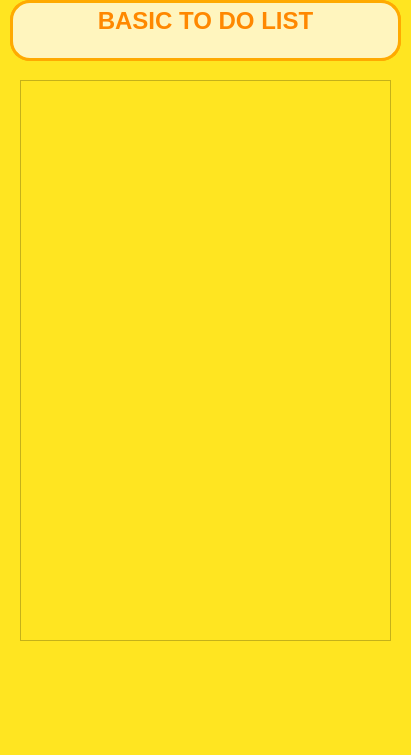
<?xml version="1.0" encoding="UTF-8"?>
<ui version="4.0">
 <class>MainWindow</class>
 <widget class="QMainWindow" name="MainWindow">
  <property name="geometry">
   <rect>
    <x>0</x>
    <y>0</y>
    <width>411</width>
    <height>755</height>
   </rect>
  </property>
  <property name="windowTitle">
   <string>MainWindow</string>
  </property>
  <property name="styleSheet">
   <string notr="true">background: rgb(255, 229, 33)</string>
  </property>
  <widget class="QWidget" name="centralwidget">
   <widget class="QWidget" name="widget" native="true">
    <property name="geometry">
     <rect>
      <x>10</x>
      <y>0</y>
      <width>391</width>
      <height>61</height>
     </rect>
    </property>
    <property name="styleSheet">
     <string notr="true">border: 2.75px solid rgb(255, 170, 0);
  border-radius: 20px;
background: solid rgb(255, 245, 190);
color: black</string>
    </property>
    <widget class="QTextBrowser" name="txt_tiltle">
     <property name="geometry">
      <rect>
       <x>0</x>
       <y>0</y>
       <width>391</width>
       <height>61</height>
      </rect>
     </property>
     <property name="styleSheet">
      <string notr="true">color: rgb(255, 136, 0)</string>
     </property>
     <property name="html">
      <string>&lt;!DOCTYPE HTML PUBLIC &quot;-//W3C//DTD HTML 4.0//EN&quot; &quot;http://www.w3.org/TR/REC-html40/strict.dtd&quot;&gt;
&lt;html&gt;&lt;head&gt;&lt;meta name=&quot;qrichtext&quot; content=&quot;1&quot; /&gt;&lt;meta charset=&quot;utf-8&quot; /&gt;&lt;style type=&quot;text/css&quot;&gt;
p, li { white-space: pre-wrap; }
hr { height: 1px; border-width: 0; }
li.unchecked::marker { content: &quot;\2610&quot;; }
li.checked::marker { content: &quot;\2612&quot;; }
&lt;/style&gt;&lt;/head&gt;&lt;body style=&quot; font-family:'Segoe UI'; font-size:9pt; font-weight:400; font-style:normal;&quot;&gt;
&lt;p align=&quot;center&quot; style=&quot; margin-top:0px; margin-bottom:0px; margin-left:0px; margin-right:0px; -qt-block-indent:0; text-indent:0px;&quot;&gt;&lt;span style=&quot; font-size:18pt; font-weight:700;&quot;&gt;BASIC TO DO LIST&lt;/span&gt;&lt;/p&gt;&lt;/body&gt;&lt;/html&gt;</string>
     </property>
    </widget>
   </widget>
   <widget class="QLabel" name="label">
    <property name="geometry">
     <rect>
      <x>10</x>
      <y>640</y>
      <width>91</width>
      <height>61</height>
     </rect>
    </property>
    <property name="text">
     <string/>
    </property>
    <property name="pixmap">
     <pixmap>../pixel_picture/New Piskel (2)/pixer_duck10.png</pixmap>
    </property>
   </widget>
   <widget class="QLabel" name="label_2">
    <property name="geometry">
     <rect>
      <x>90</x>
      <y>640</y>
      <width>91</width>
      <height>61</height>
     </rect>
    </property>
    <property name="text">
     <string/>
    </property>
    <property name="pixmap">
     <pixmap>../pixel_picture/New Piskel (2)/pixer_duck10.png</pixmap>
    </property>
   </widget>
   <widget class="QLabel" name="label_3">
    <property name="geometry">
     <rect>
      <x>180</x>
      <y>640</y>
      <width>91</width>
      <height>61</height>
     </rect>
    </property>
    <property name="text">
     <string/>
    </property>
    <property name="pixmap">
     <pixmap>../pixel_picture/New Piskel (2)/pixer_duck10.png</pixmap>
    </property>
   </widget>
   <widget class="QLabel" name="label_4">
    <property name="geometry">
     <rect>
      <x>260</x>
      <y>640</y>
      <width>91</width>
      <height>61</height>
     </rect>
    </property>
    <property name="text">
     <string/>
    </property>
    <property name="pixmap">
     <pixmap>../pixel_picture/New Piskel (2)/pixer_duck10.png</pixmap>
    </property>
   </widget>
   <widget class="QLabel" name="label_5">
    <property name="geometry">
     <rect>
      <x>340</x>
      <y>640</y>
      <width>91</width>
      <height>61</height>
     </rect>
    </property>
    <property name="text">
     <string/>
    </property>
    <property name="pixmap">
     <pixmap>../pixel_picture/New Piskel (2)/pixer_duck10.png</pixmap>
    </property>
   </widget>
   <widget class="QListWidget" name="todoList">
    <property name="geometry">
     <rect>
      <x>20</x>
      <y>80</y>
      <width>371</width>
      <height>561</height>
     </rect>
    </property>
    <property name="gridSize">
     <size>
      <width>0</width>
      <height>100</height>
     </size>
    </property>
   </widget>
   <zorder>label</zorder>
   <zorder>label_2</zorder>
   <zorder>label_3</zorder>
   <zorder>label_4</zorder>
   <zorder>label_5</zorder>
   <zorder>widget</zorder>
   <zorder>todoList</zorder>
  </widget>
  <widget class="QStatusBar" name="statusbar"/>
  <widget class="QMenuBar" name="menubar">
   <property name="geometry">
    <rect>
     <x>0</x>
     <y>0</y>
     <width>411</width>
     <height>26</height>
    </rect>
   </property>
  </widget>
 </widget>
 <resources/>
 <connections/>
</ui>
